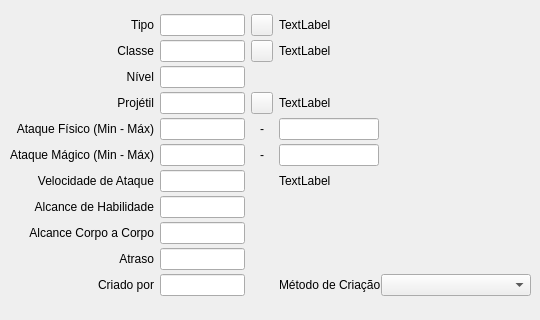
      <widget class="QWidget" name="page_6">
       <widget class="QWidget" name="gridLayoutWidget_2">
        <property name="geometry">
         <rect>
          <x>10</x>
          <y>10</y>
          <width>521</width>
          <height>301</height>
         </rect>
        </property>
        <layout class="QGridLayout" name="gridLayout_2">
         <property name="horizontalSpacing">
          <number>6</number>
         </property>
         <property name="verticalSpacing">
          <number>0</number>
         </property>
         <item row="1" column="2">
          <widget class="QPushButton" name="btn_class">
           <property name="maximumSize">
            <size>
             <width>22</width>
             <height>22</height>
            </size>
           </property>
           <property name="text">
            <string/>
           </property>
           <property name="icon">
            <iconset resource="icons.qrc">
             <normaloff>:/Icons/edit.png</normaloff>:/Icons/edit.png</iconset>
           </property>
          </widget>
         </item>
         <item row="0" column="0">
          <widget class="QLabel" name="label_23">
           <property name="text">
            <string>Tipo</string>
           </property>
           <property name="alignment">
            <set>Qt::AlignRight|Qt::AlignTrailing|Qt::AlignVCenter</set>
           </property>
          </widget>
         </item>
         <item row="0" column="3">
          <widget class="QLabel" name="txt_type_label">
           <property name="text">
            <string>TextLabel</string>
           </property>
          </widget>
         </item>
         <item row="7" column="1">
          <widget class="QLineEdit" name="txt_atkrange">
           <property name="maximumSize">
            <size>
             <width>100</width>
             <height>16777215</height>
            </size>
           </property>
          </widget>
         </item>
         <item row="7" column="0">
          <widget class="QLabel" name="label_24">
           <property name="text">
            <string>Alcance de Habilidade</string>
           </property>
           <property name="alignment">
            <set>Qt::AlignRight|Qt::AlignTrailing|Qt::AlignVCenter</set>
           </property>
          </widget>
         </item>
         <item row="3" column="1">
          <widget class="QLineEdit" name="txt_projectile">
           <property name="maximumSize">
            <size>
             <width>100</width>
             <height>16777215</height>
            </size>
           </property>
          </widget>
         </item>
         <item row="9" column="1">
          <widget class="QLineEdit" name="txt_delay">
           <property name="maximumSize">
            <size>
             <width>100</width>
             <height>16777215</height>
            </size>
           </property>
          </widget>
         </item>
         <item row="3" column="0">
          <widget class="QLabel" name="label_25">
           <property name="text">
            <string>Projétil</string>
           </property>
           <property name="alignment">
            <set>Qt::AlignRight|Qt::AlignTrailing|Qt::AlignVCenter</set>
           </property>
          </widget>
         </item>
         <item row="3" column="3">
          <widget class="QLabel" name="txt_projectile_label">
           <property name="text">
            <string>TextLabel</string>
           </property>
          </widget>
         </item>
         <item row="3" column="2">
          <widget class="QPushButton" name="btn_projectile">
           <property name="maximumSize">
            <size>
             <width>22</width>
             <height>22</height>
            </size>
           </property>
           <property name="text">
            <string/>
           </property>
           <property name="icon">
            <iconset resource="icons.qrc">
             <normaloff>:/Icons/edit.png</normaloff>:/Icons/edit.png</iconset>
           </property>
          </widget>
         </item>
         <item row="10" column="0">
          <widget class="QLabel" name="label_27">
           <property name="text">
            <string>Criado por</string>
           </property>
           <property name="alignment">
            <set>Qt::AlignRight|Qt::AlignTrailing|Qt::AlignVCenter</set>
           </property>
          </widget>
         </item>
         <item row="0" column="2">
          <widget class="QPushButton" name="btn_type">
           <property name="maximumSize">
            <size>
             <width>22</width>
             <height>22</height>
            </size>
           </property>
           <property name="text">
            <string/>
           </property>
           <property name="icon">
            <iconset resource="icons.qrc">
             <normaloff>:/Icons/edit.png</normaloff>:/Icons/edit.png</iconset>
           </property>
          </widget>
         </item>
         <item row="1" column="0">
          <widget class="QLabel" name="label_28">
           <property name="text">
            <string>Classe</string>
           </property>
           <property name="alignment">
            <set>Qt::AlignRight|Qt::AlignTrailing|Qt::AlignVCenter</set>
           </property>
          </widget>
         </item>
         <item row="6" column="0">
          <widget class="QLabel" name="label_29">
           <property name="text">
            <string>Velocidade de Ataque</string>
           </property>
           <property name="alignment">
            <set>Qt::AlignRight|Qt::AlignTrailing|Qt::AlignVCenter</set>
           </property>
          </widget>
         </item>
         <item row="5" column="2">
          <widget class="QLabel" name="label_30">
           <property name="text">
            <string>-</string>
           </property>
           <property name="alignment">
            <set>Qt::AlignCenter</set>
           </property>
          </widget>
         </item>
         <item row="10" column="1">
          <widget class="QLineEdit" name="txt_made_by_2">
           <property name="maximumSize">
            <size>
             <width>100</width>
             <height>16777215</height>
            </size>
           </property>
          </widget>
         </item>
         <item row="4" column="2">
          <widget class="QLabel" name="label_31">
           <property name="text">
            <string>-</string>
           </property>
           <property name="alignment">
            <set>Qt::AlignCenter</set>
           </property>
          </widget>
         </item>
         <item row="5" column="0">
          <widget class="QLabel" name="label_32">
           <property name="text">
            <string>Ataque Mágico (Min - Máx)</string>
           </property>
           <property name="alignment">
            <set>Qt::AlignRight|Qt::AlignTrailing|Qt::AlignVCenter</set>
           </property>
          </widget>
         </item>
         <item row="8" column="0">
          <widget class="QLabel" name="label_33">
           <property name="text">
            <string>Alcance Corpo a Corpo</string>
           </property>
           <property name="alignment">
            <set>Qt::AlignRight|Qt::AlignTrailing|Qt::AlignVCenter</set>
           </property>
          </widget>
         </item>
         <item row="0" column="1">
          <widget class="QLineEdit" name="txt_type">
           <property name="maximumSize">
            <size>
             <width>100</width>
             <height>16777215</height>
            </size>
           </property>
          </widget>
         </item>
         <item row="4" column="3">
          <widget class="QLineEdit" name="txt_fdamagemax">
           <property name="maximumSize">
            <size>
             <width>100</width>
             <height>16777215</height>
            </size>
           </property>
          </widget>
         </item>
         <item row="4" column="0">
          <widget class="QLabel" name="label_34">
           <property name="text">
            <string>Ataque Físico (Min - Máx)</string>
           </property>
           <property name="alignment">
            <set>Qt::AlignRight|Qt::AlignTrailing|Qt::AlignVCenter</set>
           </property>
          </widget>
         </item>
         <item row="2" column="0">
          <widget class="QLabel" name="label_35">
           <property name="text">
            <string>Nível</string>
           </property>
           <property name="alignment">
            <set>Qt::AlignRight|Qt::AlignTrailing|Qt::AlignVCenter</set>
           </property>
          </widget>
         </item>
         <item row="5" column="1">
          <widget class="QLineEdit" name="txt_mdamage">
           <property name="maximumSize">
            <size>
             <width>100</width>
             <height>16777215</height>
            </size>
           </property>
          </widget>
         </item>
         <item row="1" column="3">
          <widget class="QLabel" name="txt_class_label">
           <property name="text">
            <string>TextLabel</string>
           </property>
          </widget>
         </item>
         <item row="9" column="0">
          <widget class="QLabel" name="label_36">
           <property name="text">
            <string>Atraso</string>
           </property>
           <property name="alignment">
            <set>Qt::AlignRight|Qt::AlignTrailing|Qt::AlignVCenter</set>
           </property>
          </widget>
         </item>
         <item row="5" column="3">
          <widget class="QLineEdit" name="txt_mdamagemax">
           <property name="maximumSize">
            <size>
             <width>100</width>
             <height>16777215</height>
            </size>
           </property>
          </widget>
         </item>
         <item row="6" column="3">
          <widget class="QLabel" name="txt_atkspeed_label">
           <property name="text">
            <string>TextLabel</string>
           </property>
          </widget>
         </item>
         <item row="6" column="1">
          <widget class="QLineEdit" name="txt_atkspeed">
           <property name="maximumSize">
            <size>
             <width>100</width>
             <height>16777215</height>
            </size>
           </property>
          </widget>
         </item>
         <item row="4" column="1">
          <widget class="QLineEdit" name="txt_fdamage">
           <property name="maximumSize">
            <size>
             <width>100</width>
             <height>16777215</height>
            </size>
           </property>
          </widget>
         </item>
         <item row="1" column="1">
          <widget class="QLineEdit" name="txt_class">
           <property name="maximumSize">
            <size>
             <width>100</width>
             <height>16777215</height>
            </size>
           </property>
          </widget>
         </item>
         <item row="8" column="1">
          <widget class="QLineEdit" name="txt_atkshortrange">
           <property name="maximumSize">
            <size>
             <width>100</width>
             <height>16777215</height>
            </size>
           </property>
          </widget>
         </item>
         <item row="2" column="1">
          <widget class="QLineEdit" name="txt_level">
           <property name="maximumSize">
            <size>
             <width>100</width>
             <height>16777215</height>
            </size>
           </property>
          </widget>
         </item>
         <item row="10" column="3">
          <layout class="QHBoxLayout" name="horizontalLayout_5">
           <item>
            <widget class="QLabel" name="label_37">
             <property name="text">
              <string>Método de Criação</string>
             </property>
            </widget>
           </item>
           <item>
            <widget class="QComboBox" name="comboBox_2">
             <property name="minimumSize">
              <size>
               <width>150</width>
               <height>0</height>
              </size>
             </property>
             <item>
              <property name="text">
               <string/>
              </property>
             </item>
             <item>
              <property name="text">
               <string>Criado</string>
              </property>
             </item>
             <item>
              <property name="text">
               <string>Dropado</string>
              </property>
             </item>
             <item>
              <property name="text">
               <string>Comprado</string>
              </property>
             </item>
             <item>
              <property name="text">
               <string>Produzido</string>
              </property>
             </item>
             <item>
              <property name="text">
               <string>Assinado</string>
              </property>
             </item>
            </widget>
           </item>
          </layout>
         </item>
        </layout>
       </widget>
      </widget>
